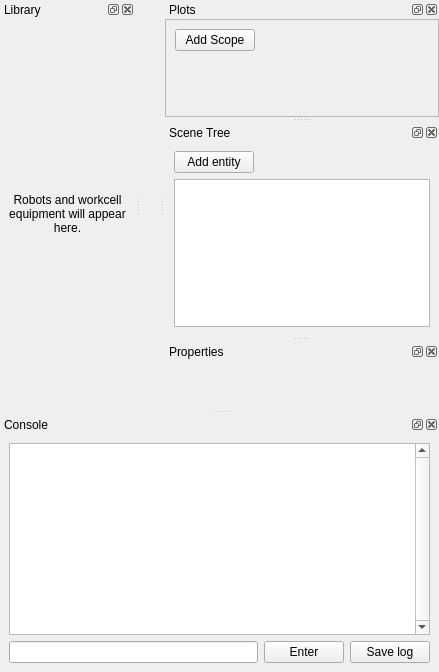
<?xml version="1.0" encoding="UTF-8"?>
<ui version="4.0">
 <class>Workspace</class>
 <widget class="QMainWindow" name="workspace">
  <widget class="QWidget" name="viewportHost"><layout class="QVBoxLayout" name="viewportLayout"/></widget>
  <widget class="QDockWidget" name="plotsDock">
   <property name="windowTitle"><string>Plots</string></property>
   <attribute name="dockWidgetArea"><number>2</number></attribute>
   <widget class="QScrollArea" name="plots">
    <property name="widgetResizable"><bool>true</bool></property>
    <widget class="QWidget" name="plotsContents">
     <layout class="QVBoxLayout" name="plotsLayout">
      <item alignment="Qt::AlignLeft"><widget class="QPushButton" name="addScope"><property name="text"><string>Add Scope</string></property></widget></item>
      <item><spacer name="plotsStretch"><property name="orientation"><enum>Qt::Vertical</enum></property><property name="sizeType"><enum>QSizePolicy::Expanding</enum></property><property name="sizeHint" stdset="0"><size><width>0</width><height>0</height></size></property></spacer></item>
     </layout>
    </widget>
   </widget>
  </widget>
  <widget class="QDockWidget" name="consoleDock">
   <property name="windowTitle"><string>Console</string></property>
   <attribute name="dockWidgetArea"><number>8</number></attribute>
    <widget class="QWidget" name="console">
     <layout class="QVBoxLayout" name="consoleLayout">
      <item><widget class="QPlainTextEdit" name="log">
       <property name="accessibleName"><string>Console log</string></property>
       <property name="readOnly"><bool>true</bool></property>
       <property name="verticalScrollBarPolicy"><enum>Qt::ScrollBarAlwaysOn</enum></property>
      </widget></item>
      <item><layout class="QHBoxLayout" name="commandRow">
       <item><widget class="QLineEdit" name="command"><property name="accessibleName"><string>Console input</string></property></widget></item>
       <item><widget class="QPushButton" name="enter"><property name="text"><string>Enter</string></property></widget></item>
       <item><widget class="QPushButton" name="saveLog"><property name="text"><string>Save log</string></property></widget></item>
      </layout></item>
     </layout>
    </widget>
  </widget>
  <widget class="QDockWidget" name="libraryDock">
   <property name="windowTitle"><string>Library</string></property>
   <attribute name="dockWidgetArea"><number>1</number></attribute>
    <widget class="QWidget" name="library">
     <layout class="QVBoxLayout" name="libraryLayout">
      <item><widget class="QLabel" name="libraryPlaceholder">
       <property name="text"><string>Robots and workcell equipment will appear here.</string></property>
       <property name="alignment"><set>Qt::AlignCenter</set></property>
       <property name="wordWrap"><bool>true</bool></property>
      </widget></item>
     </layout>
    </widget>
  </widget>
  <widget class="QDockWidget" name="sceneDock">
   <property name="windowTitle"><string>Scene Tree</string></property>
   <attribute name="dockWidgetArea"><number>2</number></attribute>
    <widget class="QWidget" name="sceneTree">
     <layout class="QVBoxLayout" name="treeLayout">
      <item alignment="Qt::AlignLeft"><widget class="QPushButton" name="addEntity"><property name="text"><string>Add entity</string></property></widget></item>
      <item><widget class="QTreeWidget" name="entities">
       <property name="headerHidden"><bool>true</bool></property>
       <column><property name="text"><string>Entity</string></property></column>
      </widget></item>
     </layout>
    </widget>
   </widget>
  <widget class="QDockWidget" name="propertiesDock">
   <property name="windowTitle"><string>Properties</string></property>
   <attribute name="dockWidgetArea"><number>2</number></attribute>
    <widget class="QWidget" name="properties">
     <layout class="QVBoxLayout" name="propertyLayout">
      <item alignment="Qt::AlignTop"><widget class="QLabel" name="entityDetails"><property name="textFormat"><enum>Qt::PlainText</enum></property></widget></item>
     </layout>
    </widget>
  </widget>
 </widget>
 <resources/>
 <connections/>
</ui>
